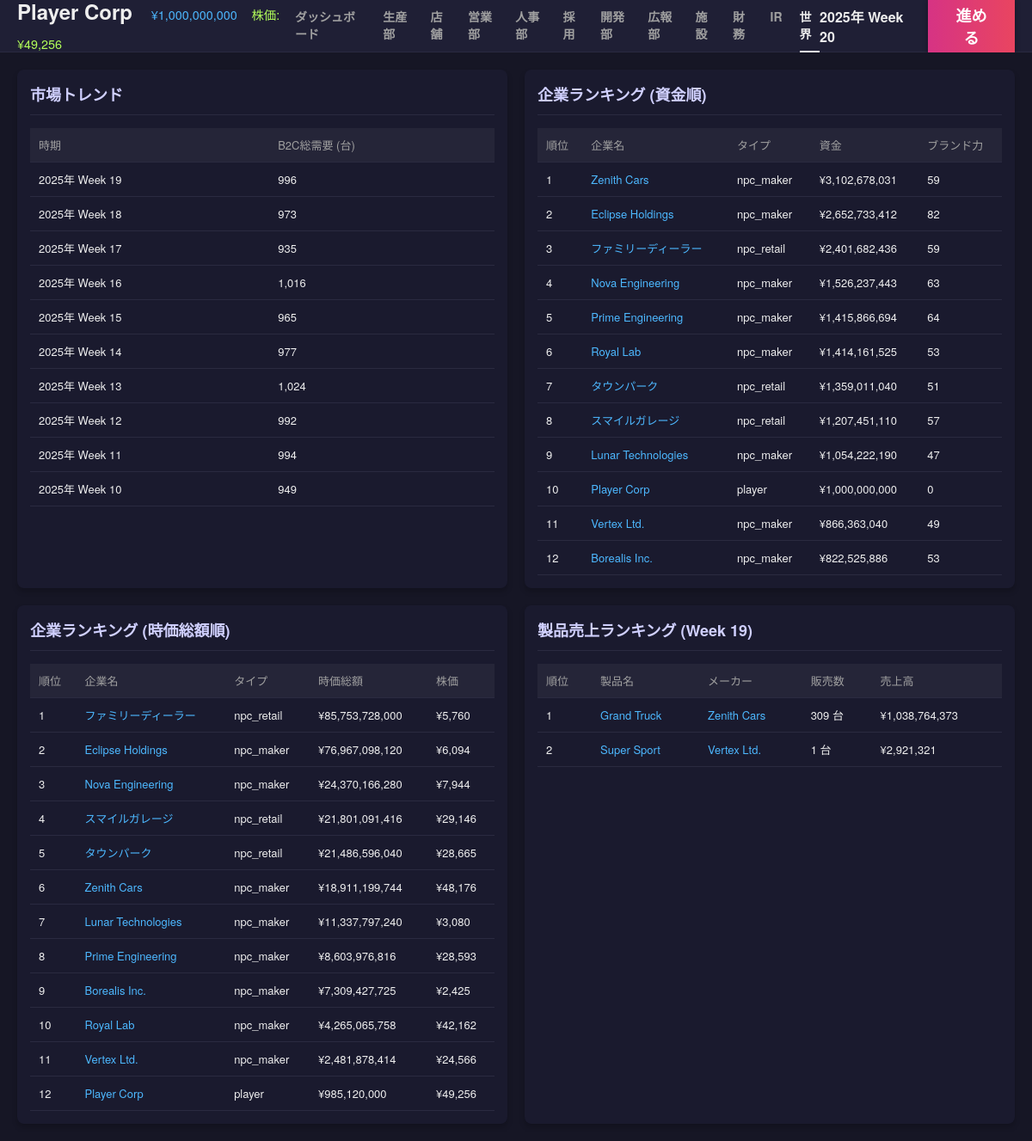
/world, run on the app's committed database.
### tables this page shows
CREATE TABLE companies (
            id INTEGER PRIMARY KEY AUTOINCREMENT,
            name TEXT,
            type TEXT, -- 'player', 'npc_maker', 'npc_retail', 'system_supplier'
            funds INTEGER,
            brand_power REAL DEFAULT 0,
            industry TEXT DEFAULT 'automotive',
            credit_rating INTEGER DEFAULT 50,
            dev_knowhow REAL DEFAULT 0,
            borrowing_limit INTEGER DEFAULT 0,
            is_active BOOLEAN DEFAULT 1,
            -- Supplier Traits
            trait_material_score REAL DEFAULT 3.0,
            trait_cost_multiplier REAL DEFAULT 1.0,
            part_category TEXT, -- 'engine', 'body', etc. for system_supplier
            
            -- Stock info
            listing_status TEXT DEFAULT 'private', -- 'private', 'public'
            stock_price INTEGER DEFAULT 50000,
            outstanding_shares INTEGER DEFAULT 20000,
            market_cap INTEGER DEFAULT 1000000000
        );

CREATE TABLE market_trends (
            week INTEGER PRIMARY KEY,
            b2c_demand INTEGER DEFAULT 0
        );

CREATE TABLE product_designs (
            id INTEGER PRIMARY KEY AUTOINCREMENT,
            company_id INTEGER,
            name TEXT,
            material_score REAL,
            concept_score REAL,
            production_efficiency REAL,
            base_price INTEGER,
            sales_price INTEGER,
            status TEXT, -- 'developing', 'completed', 'obsolete'
            strategy TEXT, -- 開発方針
            developed_week INTEGER,
            parts_config TEXT, -- JSON: {part_key: {supplier_id, score, cost}}
            awareness REAL DEFAULT 0,
            FOREIGN KEY(company_id) REFERENCES companies(id)
        );

### app.py (the view)
@app.route('/world')
def world():
    current_week = sim.get_current_week()
    target_week = max(1, current_week - 1)
    trends = db.fetch_all("SELECT * FROM market_trends ORDER BY week DESC LIMIT 10")
    ranking = db.fetch_all("SELECT * FROM companies WHERE type != 'system_supplier' AND is_active = 1 ORDER BY funds DESC")
    market_cap_ranking = db.fetch_all("SELECT * FROM companies WHERE type != 'system_supplier' AND is_active = 1 ORDER BY market_cap DESC")
    product_ranking = db.fetch_all("""
        SELECT
            d.name as product_name,
            d.id as design_id,
            c.name as maker_name,
            c.id as maker_id,
            SUM(t.quantity) as total_quantity,
            SUM(t.amount) as total_sales
        FROM transactions t
        JOIN product_designs d ON t.design_id = d.id
        JOIN companies c ON d.company_id = c.id
        WHERE t.type = 'b2c' AND t.week = ?
        GROUP BY t.design_id
        ORDER BY total_sales DESC
        LIMIT 10
    """, (target_week,))
    return render_template('world.html', trends=trends, ranking=ranking, market_cap_ranking=market_cap_ranking, product_ranking=product_ranking, target_week=target_week)

### app.py (called while the page is built)
def get_player_company():
    res = db.fetch_one("SELECT * FROM companies WHERE type = 'player' LIMIT 1")
    return res

@app.context_processor
def inject_common_data():
    player = get_player_company()
    game_state = db.fetch_one("SELECT * FROM game_state")
    current_week = game_state['week'] if game_state else 0
    year = 2025 + (current_week - 1) // 52
    week_of_year = (current_week - 1) % 52 + 1
    date_str = f"{year}年 Week {week_of_year}"
    header_caps = None
    if player:
        header_caps = sim.calculate_capabilities(player['id'])
    return dict(
        player=player,
        current_week=current_week,
        date_str=date_str,
        active_page=request.endpoint,
        header_caps=header_caps,
        npc_scale=gb.NPC_SCALE_FACTOR
    )

@app.template_filter('format_week')
def format_week_filter(week):
    if week is None: return "-"
    try:
        week = int(week)
    except:
        return week
    year = 2025 + (week - 1) // 52
    week_of_year = (week - 1) % 52 + 1
    return f"{year}年 Week {week_of_year}"

### database.py (called while the page is built)
    def get_connection(self):
        if hasattr(self._local, 'connection') and self._local.connection:
            return self._local.connection, False  # (conn, should_close)
        conn = sqlite3.connect(self.db_path)
        conn.row_factory = sqlite3.Row
        return conn, True

    def _execute(self, query, params, fetch_mode=None):
        conn, should_close = self.get_connection()
        try:
            cursor = conn.cursor()
            cursor.execute(query, params)
            if fetch_mode == 'one':
                return cursor.fetchone()
            elif fetch_mode == 'all':
                return cursor.fetchall()
            else:
                if should_close:
                    conn.commit()
                return cursor.lastrowid
        except:
            if should_close:
                conn.rollback()
            raise
        finally:
            if should_close:
                conn.close()

    def fetch_one(self, query, params=()):
        return self._execute(query, params, fetch_mode='one')

    def fetch_all(self, query, params=()):
        return self._execute(query, params, fetch_mode='all')

### simulation.py (called while the page is built)
    def get_current_week(self):
        res = db.fetch_one("SELECT week FROM game_state")
        return res['week'] if res else 0

### templates/world.html
{% extends "base.html" %}
{% block content %}
<div class="dashboard-grid">
    <div class="card card-large">
        <div class="card-header">
            <h2>市場トレンド</h2>
        </div>
        <div class="card-body">
            <table class="data-table">
                <thead>
                    <tr>
                        <th>時期</th>
                        <th>B2C総需要 (台)</th>
                    </tr>
                </thead>
                <tbody>
                    {% for t in trends %}
                    <tr>
                        <td>{{ t.week | format_week }}</td>
                        <td>{{ "{:,}".format(t.b2c_demand) }}</td>
                    </tr>
                    {% endfor %}
                </tbody>
            </table>
        </div>
    </div>
    <div class="card card-large">
        <div class="card-header">
            <h2>企業ランキング (資金順)</h2>
        </div>
        <div class="card-body">
            <table class="data-table">
                <thead>
                    <tr>
                        <th>順位</th>
                        <th>企業名</th>
                        <th>タイプ</th>
                        <th>資金</th>
                        <th>ブランド力</th>
                    </tr>
                </thead>
                <tbody>
                    {% for comp in ranking %}
                    <tr>
                        <td>{{ loop.index }}</td>
                        <td><a href="{{ url_for('company_detail', company_id=comp.id) }}" style="color: #4db8ff;">{{ comp.name }}</a></td>
                        <td>{{ comp.type }}</td>
                        <td>¥{{ "{:,}".format(comp.funds|int) }}</td>
                        <td>{{ comp.brand_power|int }}</td>
                    </tr>
                    {% endfor %}
                </tbody>
            </table>
        </div>
    </div>
    <div class="card card-large">
        <div class="card-header">
            <h2>企業ランキング (時価総額順)</h2>
        </div>
        <div class="card-body">
            <table class="data-table">
                <thead>
                    <tr>
                        <th>順位</th>
                        <th>企業名</th>
                        <th>タイプ</th>
                        <th>時価総額</th>
                        <th>株価</th>
                    </tr>
                </thead>
                <tbody>
                    {% for comp in market_cap_ranking %}
                    <tr>
                        <td>{{ loop.index }}</td>
                        <td><a href="{{ url_for('company_detail', company_id=comp.id) }}" style="color: #4db8ff;">{{ comp.name }}</a></td>
                        <td>{{ comp.type }}</td>
                        <td>¥{{ "{:,}".format(comp.market_cap) }}</td>
                        <td>¥{{ "{:,}".format(comp.stock_price) }}</td>
                    </tr>
                    {% endfor %}
                </tbody>
            </table>
        </div>
    </div>
    <div class="card card-large">
        <div class="card-header">
            <h2>製品売上ランキング (Week {{ target_week }})</h2>
        </div>
        <div class="card-body">
            <table class="data-table">
                <thead>
                    <tr>
                        <th>順位</th>
                        <th>製品名</th>
                        <th>メーカー</th>
                        <th>販売数</th>
                        <th>売上高</th>
                    </tr>
                </thead>
                <tbody>
                    {% for item in product_ranking %}
                    <tr>
                        <td>{{ loop.index }}</td>
                        <td><a href="{{ url_for('product_detail', design_id=item.design_id) }}" style="color: #4db8ff;">{{ item.product_name }}</a></td>
                        <td><a href="{{ url_for('company_detail', company_id=item.maker_id) }}" style="color: #4db8ff;">{{ item.maker_name }}</a></td>
                        <td>{{ "{:,}".format(item.total_quantity) }} 台</td>
                        <td>¥{{ "{:,}".format(item.total_sales) }}</td>
                    </tr>
                    {% else %}
                    <tr><td colspan="5">データがありません。</td></tr>
                    {% endfor %}
                </tbody>
            </table>
        </div>
    </div>
</div>
{% endblock %}

### templates/base.html (shortened to what this page needs)
<!DOCTYPE html>
<html lang="ja">
<head>
    <link rel="stylesheet" href="{{ url_for('static', filename='css/style.css') }}">
</head>
<body>
    <div class="app-container">
        <header class="top-bar">
            <div class="logo-area tooltip-container">
                <h1>
                    {% if player %}
                    <span style="font-size: 0.6em; color: #4db8ff; margin-left: 15px; font-weight: normal;">¥{{ "{:,}".format(player.funds|int) }}</span>
                    {% if player.stock_price %}
                    <span style="font-size: 0.6em; color: #b2ff59; margin-left: 10px; font-weight: normal;">株価: ¥{{ "{:,}".format(player.stock_price) }}</span>
                    {% endif %}
                    {% endif %}
                </h1>
            </div>
            <nav class="top-nav">
                <a href="{{ url_for('dashboard') }}" class="{{ 'active' if active_page == 'dashboard' else '' }}">ダッシュボード</a>
                <a href="{{ url_for('production') }}" class="{{ 'active' if active_page == 'production' else '' }}">生産部</a>
                <a href="{{ url_for('store') }}" class="{{ 'active' if active_page == 'store' else '' }}">店舗</a>
                <a href="{{ url_for('sales') }}" class="{{ 'active' if active_page == 'sales' else '' }}">営業部</a>
                <a href="{{ url_for('hr') }}" class="{{ 'active' if active_page == 'hr' else '' }}">人事部</a>
                <a href="{{ url_for('hire_page') }}" class="{{ 'active' if active_page == 'hire_page' else '' }}">採用</a>
                <a href="{{ url_for('dev') }}" class="{{ 'active' if active_page == 'dev' else '' }}">開発部</a>
                <a href="{{ url_for('pr') }}" class="{{ 'active' if active_page == 'pr' else '' }}">広報部</a>
                <a href="{{ url_for('facility') }}" class="{{ 'active' if active_page == 'facility' else '' }}">施設</a>
                <a href="{{ url_for('finance') }}" class="{{ 'active' if active_page == 'finance' else '' }}">財務</a>
                <a href="{{ url_for('ir') }}" class="{{ 'active' if active_page == 'ir' else '' }}">IR</a>
                <a href="{{ url_for('world') }}" class="{{ 'active' if active_page == 'world' else '' }}">世界</a>
            </nav>
            <div class="action-area">
                <div class="date-display">{{ date_str }}</div>
                <form action="{{ url_for('next_week') }}" method="post">
                    <button type="submit" class="btn-next-week">進める</button>
                </form>
            </div>
        </header>
        <main class="main-content">
            {% block content %}{% endblock %}
        </main>
    </div>
</body>
</html>

### static/css/style.css (style rules this page uses)
:root { --bg-dark: #161625; --bg-panel: #1a1a2e; --bg-header: #1f1f35; --accent-pink: #e94560; --accent-blue: #0f3460; --text-main: #eeeeee; --text-muted: #a0a0a0; --border-color: #2a2a40; --font-family: "Helvetica Neue", Arial, "Hiragino Kaku Gothic ProN", "Hiragino Sans", Meiryo, sans-serif; }
body { margin: 0; padding: 0; background-color: var(--bg-dark); color: var(--text-main); font-family: var(--font-family); font-size: 14px; overflow: hidden; }
a { text-decoration: none; color: inherit; }
.app-container { display: flex; flex-direction: column; height: 100vh; }
.top-bar { height: 60px; background-color: var(--bg-header); display: flex; align-items: center; padding: 0 20px; border-bottom: 1px solid var(--border-color); justify-content: space-between; }
.logo-area h1 { font-size: 24px; font-weight: bold; margin: 0; }
.top-nav { display: flex; gap: 20px; }
.top-nav a { color: var(--text-muted); font-weight: bold; padding: 10px 0; border-bottom: 3px solid transparent; transition: all 0.2s; }
.top-nav a:hover, .top-nav a.active { color: var(--text-main); border-bottom-color: var(--text-main); }
.action-area { display: flex; align-items: center; gap: 20px; }
.date-display { font-size: 16px; font-weight: bold; }
.btn-next-week { background: linear-gradient(90deg, #d63384, #e94560); color: white; border: none; padding: 10px 30px; border-radius: 5px; font-size: 18px; font-weight: bold; cursor: pointer; box-shadow: 0 4px 6px rgba(0,0,0,0.3); transition: transform 0.1s; }
.main-content { flex: 1; padding: 20px; overflow-y: auto; background-color: var(--bg-dark); }
.dashboard-grid { display: grid; grid-template-columns: repeat(4, 1fr); gap: 20px; }
.card { background-color: var(--bg-panel); border-radius: 8px; padding: 15px; box-shadow: 0 4px 6px rgba(0,0,0,0.2); display: flex; flex-direction: column; }
.card-large { grid-column: span 2; }
.card-header h2 { font-size: 18px; color: #d0d0ff; margin-top: 0; margin-bottom: 15px; border-bottom: 1px solid var(--border-color); padding-bottom: 10px; }
.card-body { flex: 1; display: flex; flex-direction: column; gap: 10px; }
.data-table { width: 100%; border-collapse: collapse; font-size: 13px; }
.data-table th, .data-table td { padding: 10px; text-align: left; border-bottom: 1px solid var(--border-color); }
.data-table th { background-color: #252538; color: var(--text-muted); font-weight: normal; position: relative; }
.tooltip-container { position: relative; cursor: help; }

### data on the page
companies: funds "1,000,000,000", stock_price "49,256", name "Player Corp", type "player", brand_power "0", market_cap "985,120,000"
market_trends: week "2025年 Week 19", b2c_demand "996"
market_trends: week "2025年 Week 18", b2c_demand "973"
market_trends: week "2025年 Week 17", b2c_demand "935"
market_trends: week "2025年 Week 16", b2c_demand "1,016"
market_trends: week "2025年 Week 15", b2c_demand "965"
market_trends: week "2025年 Week 14", b2c_demand "977"
market_trends: week "2025年 Week 13", b2c_demand "1,024"
market_trends: week "2025年 Week 12", b2c_demand "992"
market_trends: week "2025年 Week 11", b2c_demand "994"
market_trends: week "2025年 Week 10", b2c_demand "949"
companies: name "Zenith Cars", type "npc_maker", funds "3,102,678,031", brand_power "59", market_cap "18,911,199,744", stock_price "48,176"
companies: name "Eclipse Holdings", type "npc_maker", funds "2,652,733,412", brand_power "82", market_cap "76,967,098,120", stock_price "6,094"
companies: name "ファミリーディーラー", type "npc_retail", funds "2,401,682,436", brand_power "59", market_cap "85,753,728,000", stock_price "5,760"
companies: name "Nova Engineering", type "npc_maker", funds "1,526,237,443", brand_power "63", market_cap "24,370,166,280", stock_price "7,944"
companies: name "Prime Engineering", type "npc_maker", funds "1,415,866,694", brand_power "64", market_cap "8,603,976,816", stock_price "28,593"
companies: name "Royal Lab", type "npc_maker", funds "1,414,161,525", brand_power "53", market_cap "4,265,065,758", stock_price "42,162"
companies: name "タウンパーク", type "npc_retail", funds "1,359,011,040", brand_power "51", market_cap "21,486,596,040", stock_price "28,665"
companies: name "スマイルガレージ", type "npc_retail", funds "1,207,451,110", brand_power "57", market_cap "21,801,091,416", stock_price "29,146"
companies: name "Lunar Technologies", type "npc_maker", funds "1,054,222,190", brand_power "47", market_cap "11,337,797,240", stock_price "3,080"
companies: name "Vertex Ltd.", type "npc_maker", funds "866,363,040", brand_power "49", market_cap "2,481,878,414", stock_price "24,566"
companies: name "Borealis Inc.", type "npc_maker", funds "822,525,886", brand_power "53", market_cap "7,309,427,725", stock_price "2,425"
product_designs: product_name "Grand Truck", maker_name "Zenith Cars", total_quantity "309", total_sales "1,038,764,373"
product_designs: product_name "Super Sport", maker_name "Vertex Ltd.", total_quantity "1", total_sales "2,921,321"

### other printed values
{{ date_str }} "2025年 Week 20"
{{ target_week }} "19"
